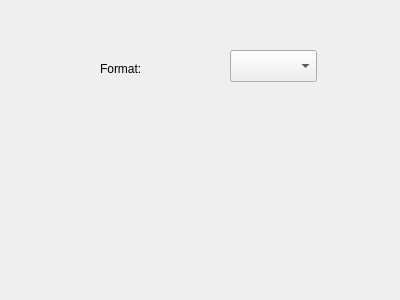
<?xml version="1.0" encoding="UTF-8"?>
<ui version="4.0">
 <class>IODialog</class>
 <widget class="QWidget" name="IODialog">
  <property name="geometry">
   <rect>
    <x>0</x>
    <y>0</y>
    <width>400</width>
    <height>300</height>
   </rect>
  </property>
  <property name="windowTitle">
   <string>Form</string>
  </property>
  <widget class="QComboBox" name="comboBox">
   <property name="geometry">
    <rect>
     <x>230</x>
     <y>50</y>
     <width>87</width>
     <height>32</height>
    </rect>
   </property>
  </widget>
  <widget class="QLabel" name="label">
   <property name="geometry">
    <rect>
     <x>100</x>
     <y>60</y>
     <width>58</width>
     <height>18</height>
    </rect>
   </property>
   <property name="text">
    <string>Format:</string>
   </property>
  </widget>
 </widget>
 <resources/>
 <connections/>
</ui>
